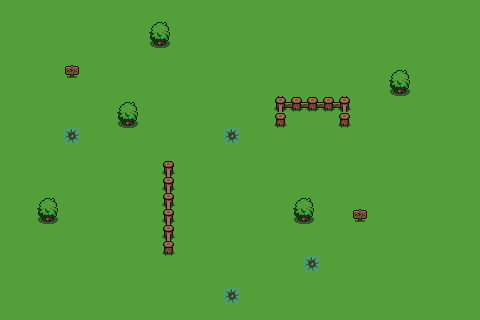

A level layout from a 2D game, rendered from its tile map. Below: a short description, then the map file with tile-grid data replaced by summaries:
An orthogonal 30x20 tile map with 16x16 px tiles, 3 tile layers (ground, bgd_1, fgd_1), 2 tilesets and 5 objects (4x Slime, Player).

<map version="1.10" tiledversion="1.10.0" orientation="orthogonal" renderorder="right-down" width="30" height="20" tilewidth="16" tileheight="16" infinite="0" nextlayerid="6" nextobjectid="11">
 <tileset firstgid="1" name="map" tilewidth="16" tileheight="16" tilecount="256" columns="32">
  <image source="map.png" width="512" height="128" />
 </tileset>
 <tileset firstgid="257" source="entities.tsx" />
 <layer id="1" name="ground" width="30" height="20">
  <data>[600 cells, 600 non-empty, 2 distinct tile ids]</data>
 </layer>
 <layer id="2" name="bgd_1" width="30" height="20">
  <data>[600 cells, 25 non-empty, 10 distinct tile ids]</data>
 </layer>
 <layer id="3" name="fgd_1" width="30" height="20">
  <data>[600 cells, 10 non-empty, 2 distinct tile ids]</data>
 </layer>
 <objectgroup id="5" name="entities">
  <object id="6" type="Player" gid="259" x="79.8467" y="266.619" width="48" height="48" />
  <object id="7" type="Slime" gid="260" x="289.486" y="178.057" width="32" height="32" />
  <object id="8" type="Slime" gid="260" x="202.87" y="84.9207" width="32" height="32" />
  <object id="9" type="Slime" gid="260" x="352.353" y="277.712" width="32" height="32" />
  <object id="10" type="Slime" gid="260" x="29.6367" y="156.635" width="32" height="32" />
 </objectgroup>
</map>